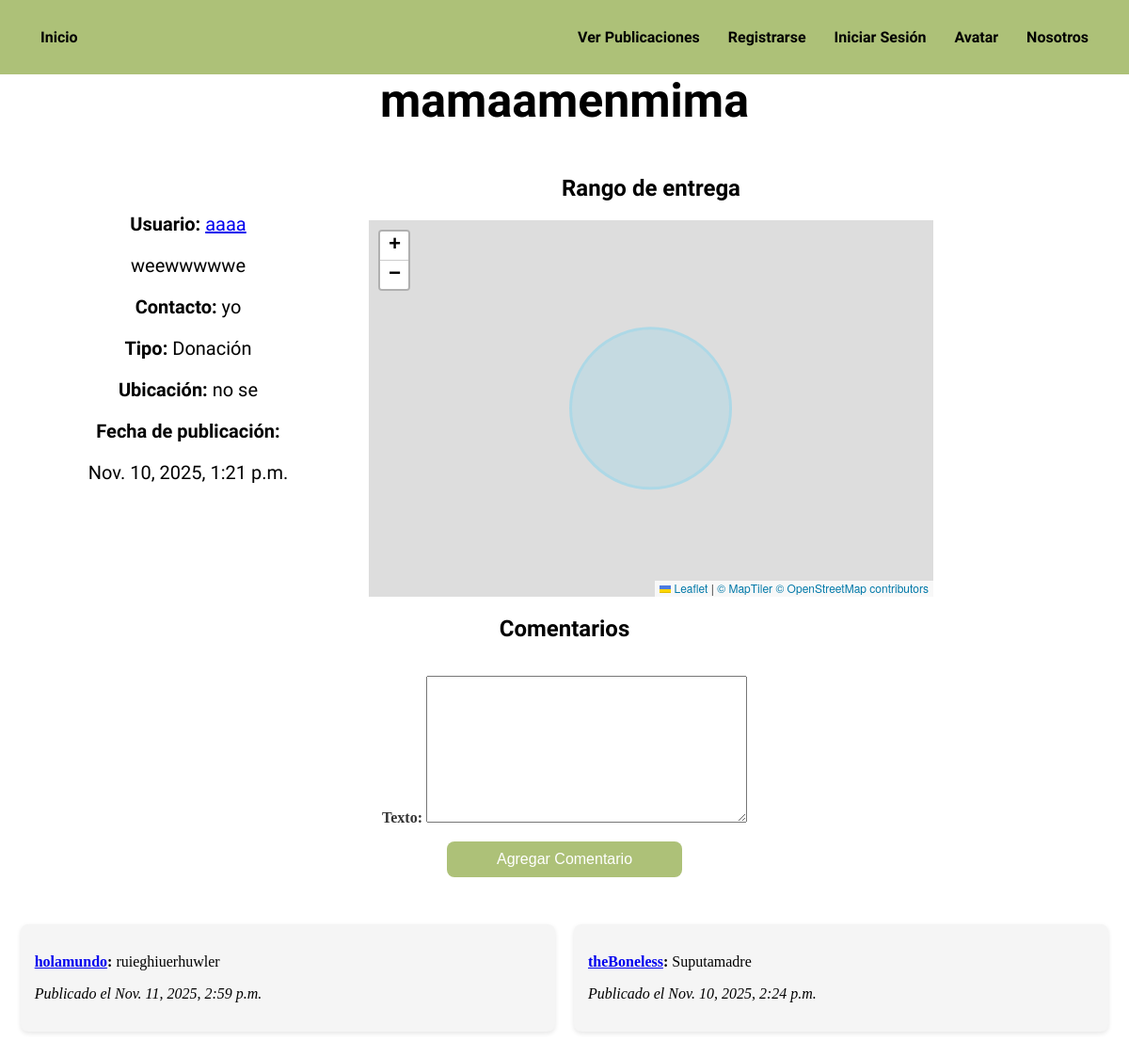
Before: /publicacion/4/ with the older database file.
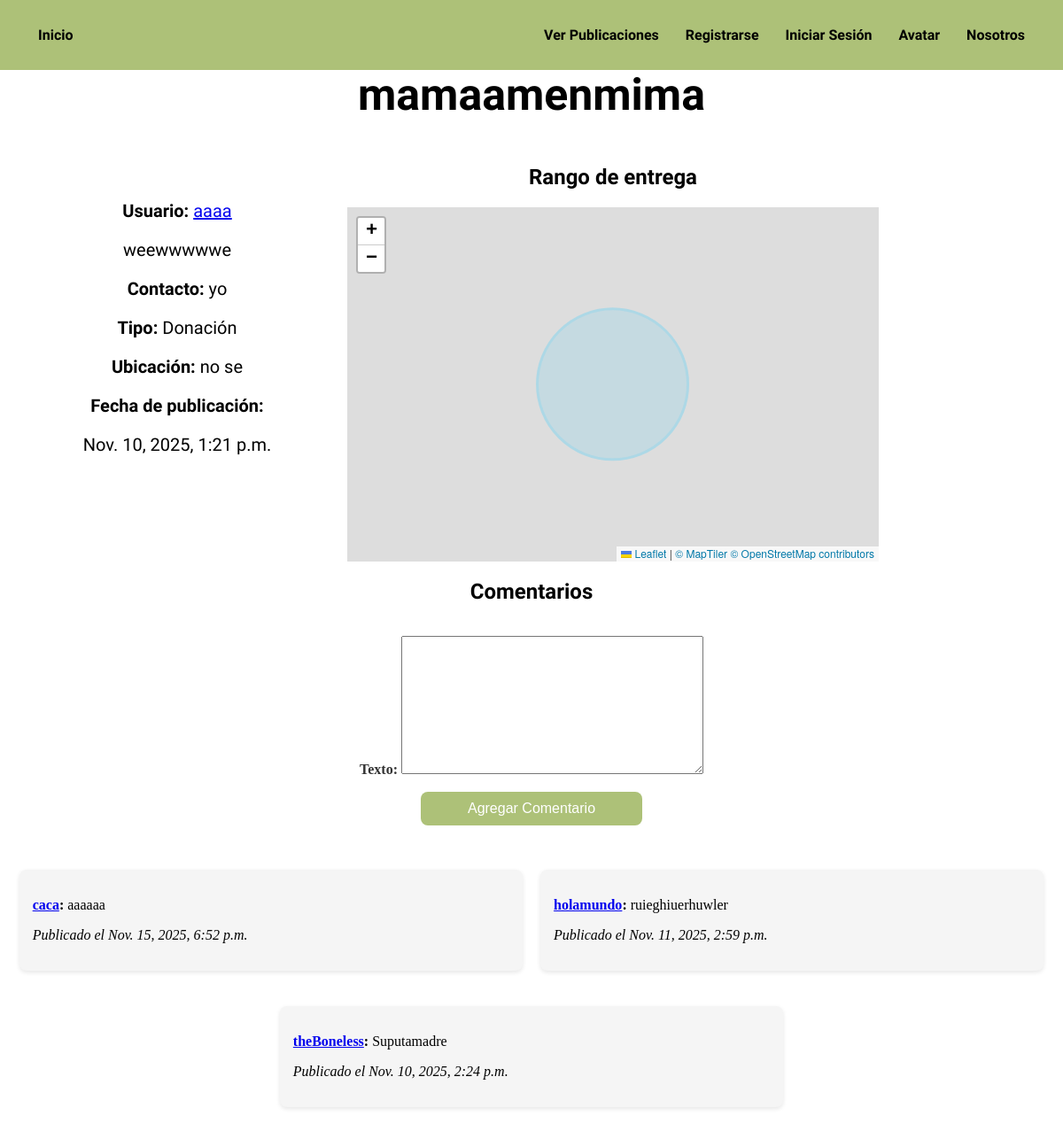
After: the same page with the newer database file.
### BookityApp/models.py (models this page shows)
class Comentario(models.Model):
    publicacion = models.ForeignKey(Publicacion, related_name='comentarios', on_delete=models.CASCADE)
    user = models.ForeignKey('auth.User', on_delete=models.CASCADE)
    texto = models.TextField()
    fecha_comentario = models.DateTimeField(auto_now_add=True)
    class Meta:
        ordering = ['-fecha_comentario']

### BookityApp/views.py (the view)
# urls.py: path('publicacion/<int:publicacion_id>/', detalle, name='detalle'),
def detalle(request, publicacion_id):
    publicacion = get_object_or_404(Publicacion, id=publicacion_id)
    comentario_form = ComentarioForm()
    calificacion_form = CalificacionForm()
    ya_comento = False
    if request.user.is_authenticated:
        ya_comento = Comentario.objects.filter(publicacion=publicacion, user=request.user).exists()
    if request.method == 'POST':
        comentario_form = ComentarioForm(request.POST)
        calificacion_form = CalificacionForm(request.POST)
        if 'calificacion' in request.POST and calificacion_form.is_valid():
            calificacion = calificacion_form.cleaned_data['calificacion']
            publicacion.calificacion = calificacion
            publicacion.save()
            return redirect('detalle', publicacion_id=publicacion.id)
        if comentario_form.is_valid():
            comentario = comentario_form.save(commit=False)
            comentario.user = request.user
            comentario.publicacion = publicacion
            comentario.user.perfil.puntaje_usuario += 5
            comentario.user.perfil.actualizar_nivel()
            comentario.save()
            Notificacion.objects.create(perfil=publicacion.user.perfil, mensaje=f"{otro_perfil.username} Comentó tu publicación.", otro_perfil=request.user.perfil)
            return redirect('detalle', publicacion_id=publicacion.id)
    else:
        comentario_form = ComentarioForm()
    return render(request, 'BookityApp/detalle.html', {'publicacion': publicacion, 'comentario_form': comentario_form, 'ya_comento': ya_comento, 'calificacion_form': calificacion_form})

### BookityApp/forms.py
class ComentarioForm(forms.ModelForm):
    class Meta:
        model = Comentario
        fields = ['texto']

class CalificacionForm(forms.Form):
    calificacion = forms.IntegerField(min_value=1, max_value=5, label='Calificación (1-5)')

### BookityApp/templates/BookityApp/detalle.html (shortened to what this page needs)
{% extends 'BookityApp/base.html' %}
{% block extra_head %}
<link rel="stylesheet" href="https://unpkg.com/leaflet@1.9.4/dist/leaflet.css" />
{% endblock %}
{% block content %}
<div>
    <h1 style="text-align: center; font-family: 'Sour Gummy', sans-serif;font-size:50px; padding-top:0; margin:0 auto;">
                {{ publicacion.titulo }}
            </h1>
    <div class="conjunto">
        <div class="publicacion_detalle">
            <div style="text-align:center; font-family: 'inder', sans-serif; font-size:20px;margin-top: 40px;">
                <p><strong>Usuario:</strong>
                    <a href="{% url 'usuarios_perfil' publicacion.user.username %}">
                        {{ publicacion.user.username }}
                    </a>
                </p>
                <p>{{ publicacion.descripcion }}</p>
                <p><strong>Contacto:</strong> {{ publicacion.contacto }}</p>
                <p><strong>Tipo:</strong> {{ publicacion.tipo }}</p>
                <p><strong>Ubicación:</strong> {{ publicacion.ubicacion }}</p>
                <p><strong>Fecha de publicación:</strong></p>
                <p>{{ publicacion.fecha_publicacion }}</p>
            </div>
            <div class="zona-boton-eliminar">
            </div>
        </div>
        <div class="mapa_detalle">
            <h2 style="text-align: center; font-family: 'inder', sans-serif;margin-right:200px;margin-top:0px;">Rango de entrega</h2>
            <div id="map" style="height: 400px; margin-top: 20px; width:600px;margin-right:200px;"></div>
        </div>
    </div>
<h2 style="text-align: center; font-family: 'inder', sans-serif;">Comentarios</h2>
{% if user != publicacion.user and ya_comento == False %}
        {% if publicacion.estado == 'Cerrado' %}
            <p>Los comentarios están deshabilitados para esta publicación porque ya se cerró un trato.</p>
        {% else %}
        <form method="post">
            {{ comentario_form.as_p }}
            <button type="submit" style="margin-bottom:50px;">Agregar Comentario</button>
        </form>
        {% endif %}
        {% endif %}
    <div class="comentarios_seccion">
        {% if publicacion.comentarios.all %}
            {% for comentario in publicacion.comentarios.all %}
                <div class="comentario">
                    <p><a href="{% url 'usuarios_perfil' comentario.user.username %}"><strong>{{ comentario.user.username }}</a>:</strong> {{ comentario.texto }}</p>
                    <p><em>Publicado el {{ comentario.fecha_comentario }}</em></p>
                </div>
            {% endfor %}
        {% else %}
            <p style="text-align: center;">No hay comentarios aún.</p>
        {% endif %}
    </div>
</div>
{% endblock %}

Changed rows visible on the page:
added Comentario: user.username "caca", texto "aaaaaa", fecha_comentario "Nov. 15, 2025, 6:52 p.m."
